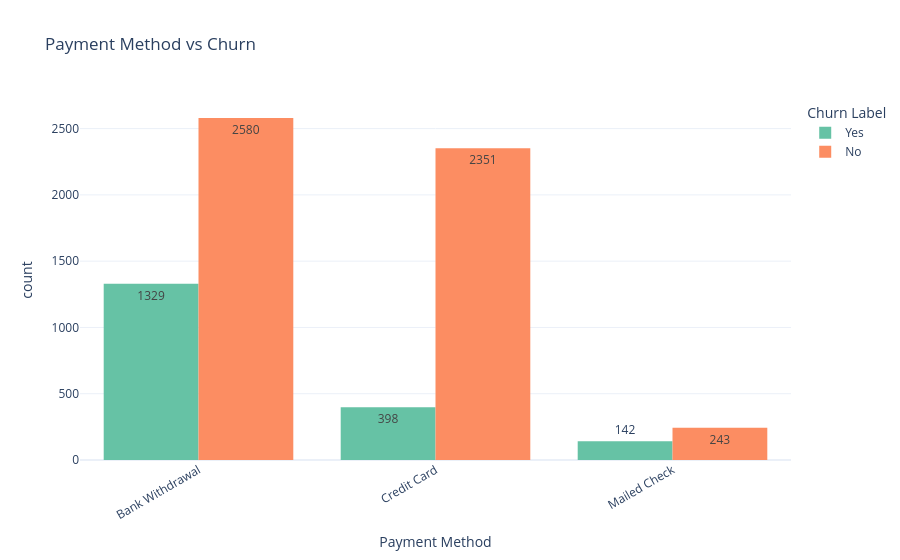

Notebook code for this chart:
### Markdown cell above
## Payment Method vs Churn

This visualization compares churn across different payment methods.

### Code cell
# Payment Method vs Churn

fig = px.histogram(
    df,
    x="Payment Method",
    color="Churn Label",
    barmode="group",
    text_auto=True,
    title="Payment Method vs Churn",
    color_discrete_sequence=px.colors.qualitative.Set2
)

fig.update_layout(
    template="plotly_white",
    xaxis_tickangle=-30
)

fig.show()

### Figure 1 — Plotly figure (JSON) as saved in the notebook; plotly's stock layout.template omitted (floating-point values rounded to 4 significant figures; data arrays with more than 128 entries replaced by an {"elided": "..."} marker saying what was removed)
{"data": [{"alignmentgroup": "True", "bingroup": "x", "hovertemplate": "Churn Label=Yes<br>Payment Method=%{x}<br>count=%{y}<extra></extra>", "legendgroup": "Yes", "marker": {"color": "rgb(102,194,165)", "pattern": {"shape": ""}}, "name": "Yes", "offsetgroup": "Yes", "orientation": "v", "showlegend": true, "texttemplate": "%{value}", "type": "histogram", "x": {"elided": "1869 str values"}, "xaxis": "x", "yaxis": "y"}, {"alignmentgroup": "True", "bingroup": "x", "hovertemplate": "Churn Label=No<br>Payment Method=%{x}<br>count=%{y}<extra></extra>", "legendgroup": "No", "marker": {"color": "rgb(252,141,98)", "pattern": {"shape": ""}}, "name": "No", "offsetgroup": "No", "orientation": "v", "showlegend": true, "texttemplate": "%{value}", "type": "histogram", "x": {"elided": "5174 str values"}, "xaxis": "x", "yaxis": "y"}], "layout": {"barmode": "group", "legend": {"title": {"text": "Churn Label"}, "tracegroupgap": 0}, "title": {"text": "Payment Method vs Churn"}, "xaxis": {"anchor": "y", "domain": [0, 1], "tickangle": -30, "title": {"text": "Payment Method"}}, "yaxis": {"anchor": "x", "domain": [0, 1], "title": {"text": "count"}}}}
